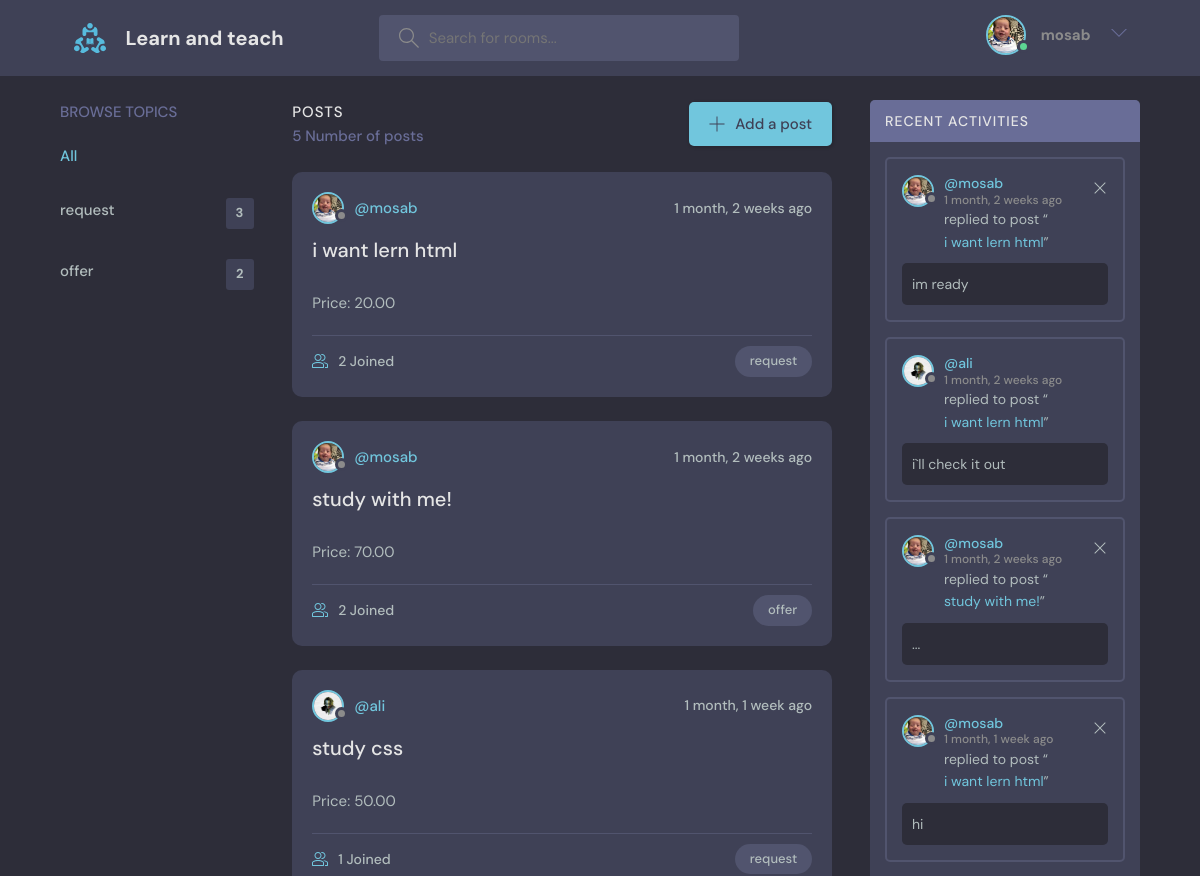
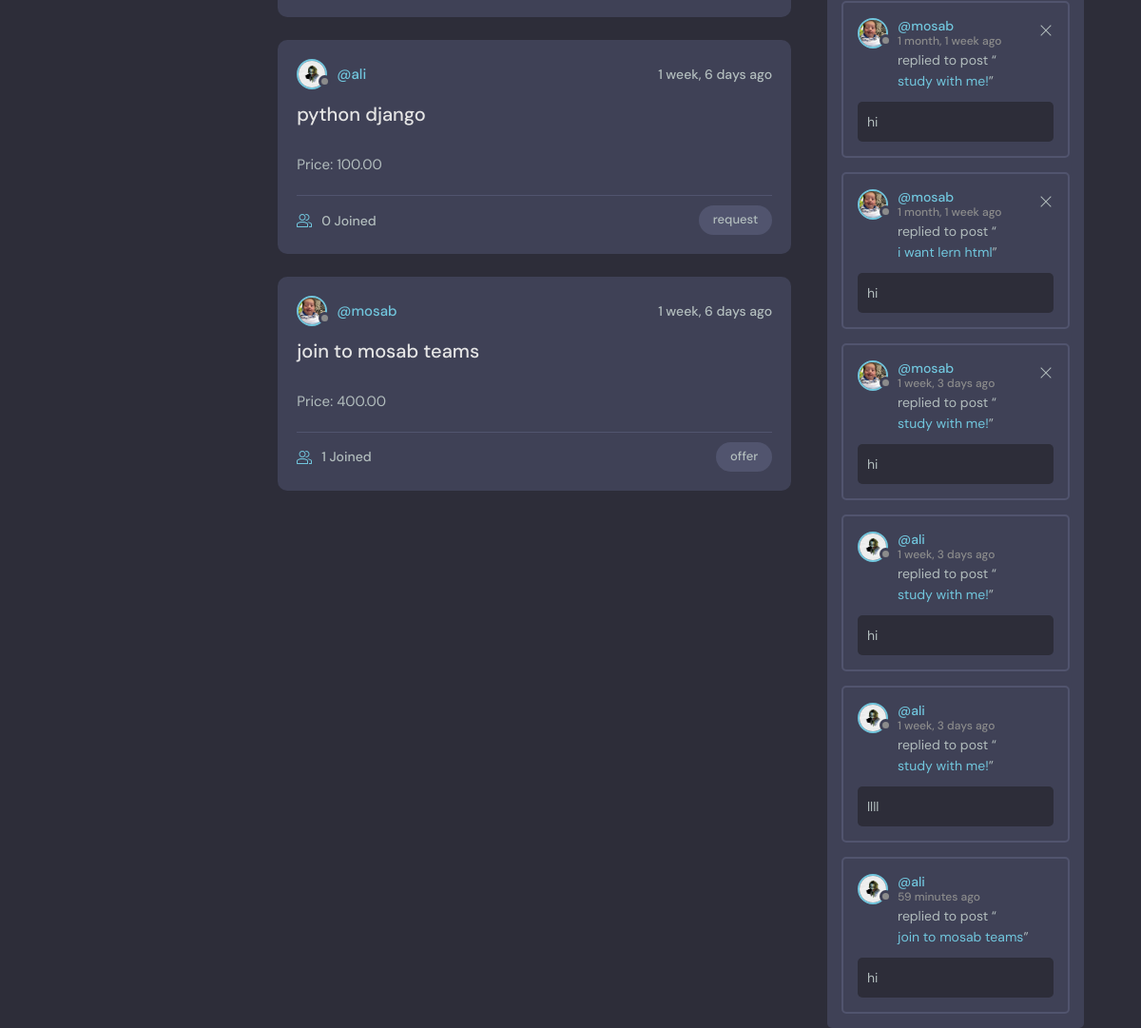
The app's page /home (signed in) with its own data (2 pictures, top to bottom).
### base/models.py (models this page shows, shortened)
class User(AbstractUser):
    name = models.CharField(max_length=200,null=True)
    email = models.EmailField(unique=True,null=True)
    bio = models.TextField(null=True)
    avatar = models.ImageField(null=True,default="avatar.svg")
    USERNAME_FIELD = 'email'
    REQUIRED_FIELDS = []

class Topic(models.Model):
    name = models.CharField(max_length=200)

class Room(models.Model):
    host=models.ForeignKey(User,on_delete=models.SET_NULL,null=True)
    topic=models.ForeignKey(Topic,on_delete=models.SET_NULL,null=True)
    name = models.CharField(max_length=200)
    price = models.DecimalField(max_digits=6,decimal_places=2)
    description = models.TextField(null=True,blank=True)
    participants = models.ManyToManyField(User,related_name='participants',blank=True)
    updated = models.DateTimeField(auto_now=True)
    created = models.DateTimeField(auto_now_add=True)
    class Mata:
        ordering = ['updated','created']
    def __str__(self):
        return self.name

class Message(models.Model):
    user = models.ForeignKey(User,on_delete=models.CASCADE)
    room = models.ForeignKey(Room,on_delete=models.CASCADE)
    body = models.TextField()
    updated = models.DateTimeField(auto_now=True)
    created = models.DateTimeField(auto_now_add=True)
    class Mata:
        ordering = ['-updated','-created']

### base/views.py (the view)
# urls.py: path('home',views.home,name="home"),
@login_required(login_url='login')
def home(request):
    q = request.GET.get('q') if request.GET.get('q') !=None else ''
    rooms = Room.objects.filter(
        Q(topic__name__icontains=q)|
        Q(name__icontains=q)|
        Q(description__icontains=q)
        )
    topics = Topic.objects.all()
    room_count = rooms.count()
    room_messages = Message.objects.filter(Q(room__topic__name__icontains=q))
    context = {'rooms' : rooms , 'topics':topics , 'room_count':room_count , 'room_messages':room_messages}
    return render(request,'base/home.html',context)

### base/templates/base/home.html (shortened to what this page needs)
{% extends 'main.html' %}
{% block content %}
<main class="layout layout--3">
  <div class="container">
    {% include 'base/topics_component.html' %}
    <div class="roomList">
      <div class="roomList__header">
        <div>
          <h2>posts</h2>
          <p>{{room_count}} Number of posts</p>
        </div>
        <a class="btn btn--main" href="{% url 'create-room' %}">
          <svg version="1.1" xmlns="http://www.w3.org/2000/svg" width="32" height="32" viewBox="0 0 32 32">
            <title>add</title>
            <path
              d="M16.943 0.943h-1.885v14.115h-14.115v1.885h14.115v14.115h1.885v-14.115h14.115v-1.885h-14.115v-14.115z">
            </path>
          </svg>
          Add a post
        </a>
      </div>
      {% include 'base/feed_component.html' %}
    </div>
    {% include 'base/activity_component.html' %}
  </div>
</main>
{% endblock %}

### templates/navbar.html (shortened to what this page needs)
{% load static %}
<header class="header header--loggedIn">
    <div class="container">
        <a href="{% url 'home' %}" class="header__logo">
            <img src="{% static 'images/logo.svg' %}" />
            <h1>Learn and teach</h1>
        </a>
        <form action="{% url 'home' %}" method="GET" class="header__search">
            <label>
            <input  name="q" placeholder="Search for rooms..." />
            </label>
        </form>
        <nav class="header__menu">
            {% if request.user.is_authenticated %}
            <div class="header__user">
            <a href="{% url 'user-profile' user.id %}">
                <div class="avatar avatar--medium active">
                <img src="{{request.user.avatar.url}}" />
                </div>
                <h3><p>{{request.user.username}}</p></h3>
            </a>
            <button class="dropdown-button">
                <svg version="1.1" xmlns="http://www.w3.org/2000/svg" width="32" height="32" viewBox="0 0 32 32">
                <title>chevron-down</title>
                <path d="M16 21l-13-13h-3l16 16 16-16h-3l-13 13z"></path>
                </svg>
            </button>
            </div>
            {% endif %}
        </nav>
    </div>
</header>

### base/templates/base/topics_component.html (shortened to what this page needs)
<div class="topics">
    <div class="topics__header">
        <h2>Browse Topics</h2>
    </div>
    <ul class="topics__list">
        <li>
            <a href="{% url 'home' %}" class="active">All </a>
        </li>
        {% for topic in topics %}
        <li>
            <a href="{% url 'home' %}?q={{topic.name}}">{{topic.name}}<span>{{topic.room_set.all.count}}</span></a>
        </li>
        {% endfor %}
    </ul>
</div>

### base/templates/base/feed_component.html (shortened to what this page needs)
{% for room in rooms %}
<div class="roomListRoom">
    <div class="roomListRoom__header">
        <a href="{% url 'user-profile' room.host.id %}" class="roomListRoom__author">
            <div class="avatar avatar--small">
                <img src="{{room.host.avatar.url}}" />
            </div>
            <span>@{{room.host.username}}</span>
        </a>
        <div class="roomListRoom__actions">
            <span>{{room.created|timesince}} ago</span>
        </div>
    </div>
    <div class="roomListRoom__content">
        <a href="{% url 'room' room.id %}">{{room.name}}</a>
    </div>
    <div class="form__group">
        <label for="room_description">Price: {{room.price}}</label>
    </div>
    <div class="roomListRoom__meta">
        <a href="{% url 'room' room.id %}" class="roomListRoom__joined">
            {{room.participants.all.count}} Joined
        </a>
        <p class="roomListRoom__topic">{{room.topic.name}}</p>
    </div>
</div>
{% endfor %}

### base/templates/base/activity_component.html
<div class="activities">
    <div class="activities__header">
        <h2>Recent Activities</h2>
    </div>
    {% for message in room_messages %}
    <div class="activities__box">
        <div class="activities__boxHeader roomListRoom__header">
            <a href="{% url 'user-profile' message.user.id %}" class="roomListRoom__author">
                <div class="avatar avatar--small">
                    <img src="{{message.user.avatar.url}}" />
                </div>
                <p>
                    @{{message.user.username}}
                    <span>{{message.created|timesince}} ago</span>
                </p>
            </a>
            {% if request.user == message.user %}
            <div class="roomListRoom__actions">
                <a href="{% url 'delete-message' message.id %}">
                    <svg version="1.1" xmlns="http://www.w3.org/2000/svg" width="32" height="32" viewBox="0 0 32 32">
                        <title>remove</title>
                        <path
                            d="M27.314 6.019l-1.333-1.333-9.98 9.981-9.981-9.981-1.333 1.333 9.981 9.981-9.981 9.98 1.333 1.333 9.981-9.98 9.98 9.98 1.333-1.333-9.98-9.98 9.98-9.981z">
                        </path>
                    </svg>
                </a>
            </div>
            {% endif %}
        </div>
        <div class="activities__boxContent">
            <p>replied to post “<a href="{% url 'room' message.room.id %}">{{message.room}}</a>”</p>
            <div class="activities__boxRoomContent">{{message.body}}</div>
        </div>
    </div>
    {% endfor %}
</div>

### records on screen
User: user.avatar (picture), user.username "mosab"
Topic: name "request", room_set.all.count "3"
Topic: name "offer", room_set.all.count "2"
Room: host.avatar (picture), host.username "mosab", created "1 month, 2 weeks", name "i want lern html", price "20.00", participants.all.count "2", topic.name "request"
Room: host.avatar (picture), host.username "mosab", created "1 month, 2 weeks", name "study with me!", price "70.00", participants.all.count "2", topic.name "offer"
Room: host.avatar (picture), host.username "ali", created "1 month, 1 week", name "study css", price "50.00", participants.all.count "1", topic.name "request"
Room: host.avatar (picture), host.username "ali", created "1 week, 6 days", name "python django", price "100.00", participants.all.count "0", topic.name "request"
Room: host.avatar (picture), host.username "mosab", created "1 week, 6 days", name "join to mosab teams", price "400.00", participants.all.count "1", topic.name "offer"
Message: user.avatar (picture), user.username "mosab", created "1 month, 2 weeks", room "i want lern html", body "im ready"
Message: user.avatar (picture), user.username "ali", created "1 month, 2 weeks", room "i want lern html", body "i`ll check it out"
Message: user.avatar (picture), user.username "mosab", created "1 month, 2 weeks", room "study with me!", body "..."
Message: user.avatar (picture), user.username "mosab", created "1 month, 1 week", room "i want lern html", body "hi"
Message: user.avatar (picture), user.username "mosab", created "1 month, 1 week", room "study with me!", body "hi"
Message: user.avatar (picture), user.username "mosab", created "1 month, 1 week", room "i want lern html", body "hi"
Message: user.avatar (picture), user.username "mosab", created "1 week, 3 days", room "study with me!", body "hi"
Message: user.avatar (picture), user.username "ali", created "1 week, 3 days", room "study with me!", body "hi"
Message: user.avatar (picture), user.username "ali", created "1 week, 3 days", room "study with me!", body "llll"
Message: user.avatar (picture), user.username "ali", created "59 minutes", room "join to mosab teams", body "hi"

### other values on screen
{{ room_count }} "5"
